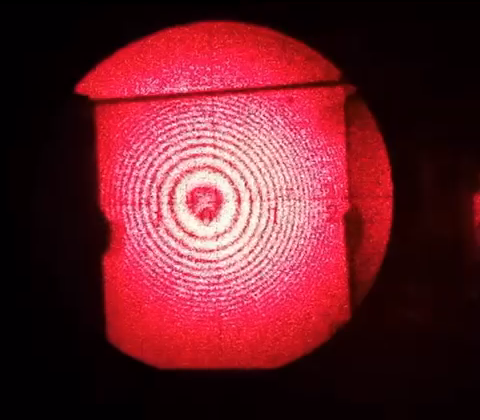
#> input picture frame 14 of 干涉实验.mp4, 480 x 420 px
$ python Michelson_Interferometer_CV_Video.py
#> lines starting #> are read from the running program, lines starting #| are printed output that depends on the picture; after the words box and inside, x2 and y2 are one past the last pixel; in counts of white or black regions, pixels touching at a corner belong together
# # -*- coding: utf-8 -*-
# # @Author : User Lee
# # @File : Michelson_Interferometer_Cv.py
#
# import cv2
# import numpy as np
# import matplotlib.pyplot as plt
#
#
# def process_video_with_markers(video_path):
#     cap = cv2.VideoCapture(video_path)
#
#     # 算法参数
#     brightness_history = []
#     counts = 0
#     state = "INIT"  # 状态机：INIT, LOOKING_FOR_PEAK, LOOKING_FOR_VALLEY
#
#     # 阈值设置（建议根据你的视频亮度动态调整）
#     # 也可以使用：threshold_high = np.mean(history) + np.std(history)
#     high_thresh = 180
#     low_thresh = 100
#
#     # 为了让标记明显，我们准备一个实时画布
#     plt.ion()  # 开启交互模式
#     fig, ax = plt.subplots(figsize=(10, 4))
#     line_raw, = ax.plot([], [], color='gray', alpha=0.3, label='Raw')
#     line_smooth, = ax.plot([], [], color='red', linewidth=2, label='AI Filtered')
#     ax.set_ylim(0, 255)
#     ax.legend()
#
#     frame_idx = 0
#     while cap.isOpened():
#         ret, frame = cap.read()
#         if not ret: break
#
#         # 1. 区域采样 (ROI)
#         gray = cv2.cvtColor(frame, cv2.COLOR_BGR2GRAY)
#         h, w = gray.shape
#         # 取中心点及其周围的小方块平均值，抗噪性更好
#         roi = gray[h // 2 - 5:h // 2 + 5, w // 2 - 5:w // 2 + 5]
#         curr_brightness = np.mean(roi)
#         brightness_history.append(curr_brightness)
#
#         # 2. 实时滤波 (简单移动平均，适合视频流)
#         window_size = 5
#         if len(brightness_history) > window_size:
#             smooth_val = np.mean(brightness_history[-window_size:])
#         else:
#             smooth_val = curr_brightness
#
#         # 3. 状态机计数逻辑 (识别 Fringe Peaks 和 Valleys)
#         # 相比简单的阈值，这种逻辑能防止在临界点反复跳变
#         marker_color = (0, 255, 0)  # 默认绿色
#         if state == "INIT":
#             state = "LOOKING_FOR_PEAK"
#
#         if state == "LOOKING_FOR_PEAK" and smooth_val > high_thresh:
#             counts += 1
#             state = "LOOKING_FOR_VALLEY"
#             marker_color = (0, 255, 255)  # 发现波峰时变黄
#
#         elif state == "LOOKING_FOR_VALLEY" and smooth_val < low_thresh:
#             state = "LOOKING_FOR_PEAK"
#             marker_color = (255, 0, 0)  # 发现波谷时变蓝
#
#         # 4. 视频画面上的“明显标记”
#         # 在中心画一个圆圈，颜色随状态改变
#         cv2.circle(frame, (int(w // 2.3), int(h // 2.05)), 20, marker_color, 2)
#         # 绘制巨大的计数文字
#         cv2.putText(frame, f"Fringe Count: {counts}", (50, 80),
#                     cv2.FONT_HERSHEY_SIMPLEX, 1.5, (0, 255, 0), 3)
#         # 状态文字
#         cv2.putText(frame, f"State: {state}", (50, 130),
#                     cv2.FONT_HERSHEY_SIMPLEX, 0.7, marker_color, 2)
#
#         # 5. 更新实时曲线图
#         if frame_idx % 2 == 0:  # 每2帧更新一次图表，节省性能
#             line_raw.set_data(range(len(brightness_history)), brightness_history)
#             line_smooth.set_data(range(len(brightness_history)),
#                                  [np.mean(brightness_history[max(0, i - 5):i + 1]) for i in
#                                   range(len(brightness_history))])
#             ax.set_xlim(max(0, frame_idx - 100), frame_idx + 10)  # 窗口随时间滑动
#             fig.canvas.draw()
#             fig.canvas.flush_events()
#
#         cv2.imshow('AI Fringe Detector', frame)
#         frame_idx += 1
#
#         if cv2.waitKey(1) & 0xFF == ord('q'): break
#
#     cap.release()
#     cv2.destroyAllWindows()
#     plt.ioff()
#     plt.show()
#
#
# # 调用
# process_video_with_markers('干涉实验.mp4')


import cv2
import numpy as np


def process_video_with_markers(video_path):
#> called with video_path = '干涉实验.mp4'
    cap = cv2.VideoCapture(video_path)

    counts = 0
    state = "LOOKING_FOR_PEAK"
    brightness_history = []

    # --- 调整参数 ---
    offset_x = -20  # 负数向左挪，正数向右挪。请根据实际画面调整这个值
    offset_y = 0  # 如果上下也歪了，可以调这个
    window_size = 30

    while cap.isOpened():
        ret, frame = cap.read()
#> frame is the input picture: shape (420, 480, 3); mean B, G, R 42.3, 33.5, 103.7
        if not ret: break

        gray = cv2.cvtColor(frame, cv2.COLOR_BGR2GRAY)
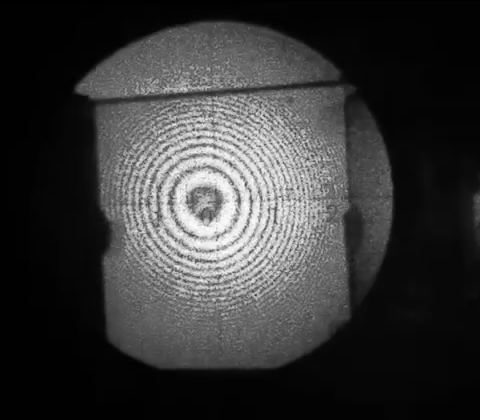
#> gray: shape (420, 480); min 0, max 254, mean 55.5

        # 1. 自动寻找光圈中心
        _, thresh_img = cv2.threshold(gray, 150, 255, cv2.THRESH_BINARY)
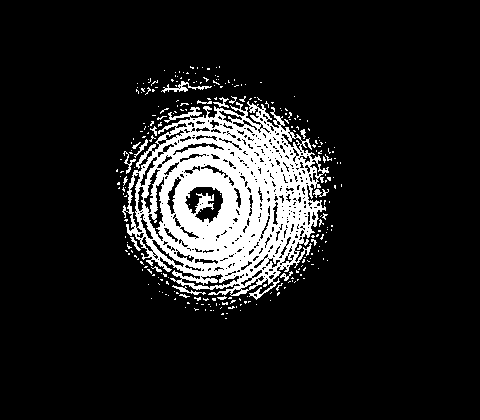
#> thresh_img: shape (420, 480); 11.7% white; 262 white regions (243 under 20 px), largest, box (x1, y1, x2, y2) and area: (122, 101, 329, 300) 21595, (161, 81, 212, 93) 171, (172, 285, 206, 295) 88
        M = cv2.moments(thresh_img)
#> M = moments, m00 5999130, centre m10/m00, m01/m00 = (226.7, 197.8)
        if M["m00"] != 0:
            # 计算基础圆心并叠加手动偏移
            center_x = int(M["m10"] / M["m00"]) + offset_x
#> center_x = 206
            center_y = int(M["m01"] / M["m00"]) + offset_y
#> center_y = 197
        else:
            h, w = gray.shape
            center_x = int(w // 2) + offset_x
            center_y = int(h // 2) + offset_y

        # 2. 采样并记录亮度 (确保采样坐标不越界)
        h_img, w_img = gray.shape
#> h_img = 420; w_img = 480
        cx = max(5, min(w_img - 5, center_x))
#> cx = 206
        cy = max(5, min(h_img - 5, center_y))
#> cy = 197

        roi = gray[cy - 5:cy + 5, cx - 5:cx + 5]
        curr_brightness = np.mean(roi)
#> curr_brightness = 157.4
        brightness_history.append(curr_brightness)

        # 3. 自适应阈值计算
        if len(brightness_history) > window_size:
            recent_data = brightness_history[-window_size:]
            b_max, b_min = np.max(recent_data), np.min(recent_data)
            dynamic_high = b_min + (b_max - b_min) * 0.7
            dynamic_low = b_min + (b_max - b_min) * 0.3
            smooth_val = np.mean(brightness_history[-5:])

            # 4. 计数逻辑
            marker_color = (0, 255, 0)
            if state == "LOOKING_FOR_PEAK" and smooth_val > dynamic_high:
                counts += 1
                state = "LOOKING_FOR_VALLEY"
                marker_color = (0, 255, 255)
            elif state == "LOOKING_FOR_VALLEY" and smooth_val < dynamic_low:
                state = "LOOKING_FOR_PEAK"
                marker_color = (255, 0, 0)
        else:
            marker_color = (128, 128, 128)

        # 5. 绘制
        cv2.circle(frame, (center_x, center_y), 30, marker_color, 3)
        cv2.putText(frame, f"Fringe Count: {counts}", (50, 80),
                    cv2.FONT_HERSHEY_SIMPLEX, 1.5, (0, 255, 0), 4)
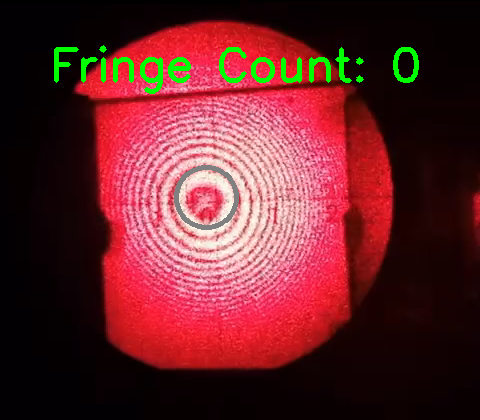
#> frame: shape (420, 480, 3); mean B, G, R 41.2, 37.5, 100.2

        cv2.imshow('Manual Offset Adjustment', frame)
        if cv2.waitKey(20) & 0xFF == ord('q'): break
#> (key q is pressed here)

    cap.release()
    cv2.destroyAllWindows()


process_video_with_markers('干涉实验.mp4')

$ run again, starting later in the video
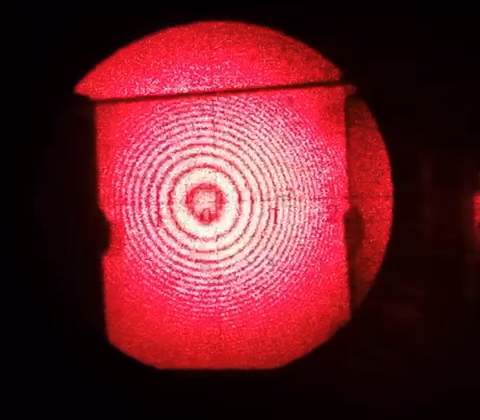
#> input picture frame 63 of 干涉实验.mp4, 480 x 420 px
#> in process_video_with_markers, frame is the input picture: shape (420, 480, 3); mean B, G, R 42.1, 33.6, 103.4
#> in process_video_with_markers, `_, thresh_img = cv2.threshold(gray, 150, 255, cv2.THRESH_BINARY)`:
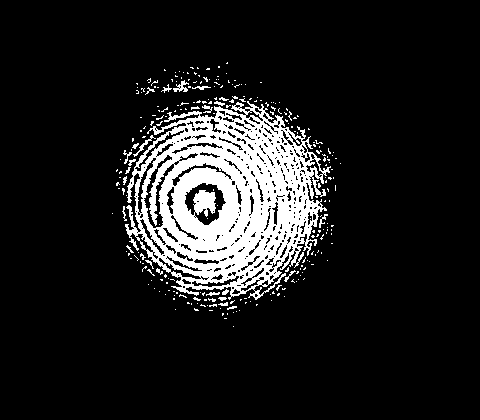
#> thresh_img: shape (420, 480); 11.9% white; 262 white regions (238 under 20 px), largest, box (x1, y1, x2, y2) and area: (125, 101, 331, 300) 22134, (173, 80, 189, 92) 87, (133, 135, 156, 157) 74
#> M = moments, m00 6112605, centre m10/m00, m01/m00 = (226.5, 197.8)
#> center_x = 206
#> center_y = 197
#> cx = 206
#> cy = 197
#> curr_brightness = 196
#> in process_video_with_markers, `cv2.putText(frame, f"Fringe Count: {counts}", (50, 80), cv2.FONT_HERSH..`:
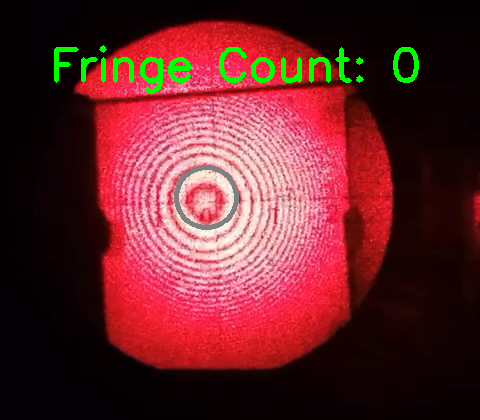
#> frame: shape (420, 480, 3); mean B, G, R 41, 37.5, 100

$ run again, starting later in the video
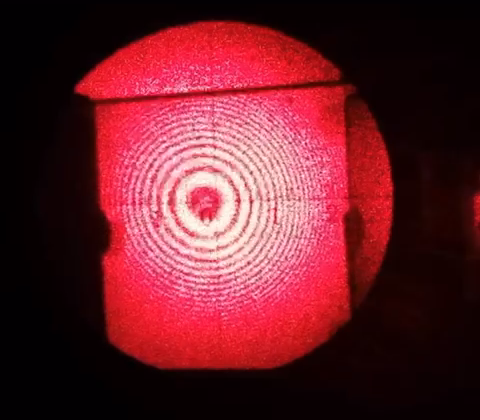
#> input picture frame 112 of 干涉实验.mp4, 480 x 420 px
#> in process_video_with_markers, frame is the input picture: shape (420, 480, 3); mean B, G, R 42.2, 33.5, 103.8
#> in process_video_with_markers, `_, thresh_img = cv2.threshold(gray, 150, 255, cv2.THRESH_BINARY)`:
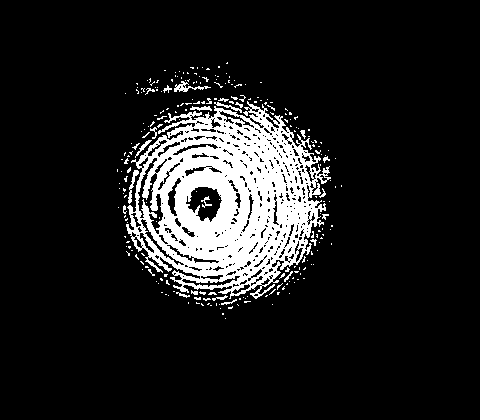
#> thresh_img: shape (420, 480); 11.9% white; 241 white regions (217 under 20 px), largest, box (x1, y1, x2, y2) and area: (126, 101, 331, 299) 21982, (174, 81, 211, 92) 138, (128, 170, 139, 204) 109
#> M = moments, m00 6101130, centre m10/m00, m01/m00 = (226.9, 197.8)
#> center_x = 206
#> center_y = 197
#> cx = 206
#> cy = 197
#> curr_brightness = 130.6
#> in process_video_with_markers, `cv2.putText(frame, f"Fringe Count: {counts}", (50, 80), cv2.FONT_HERSH..`:
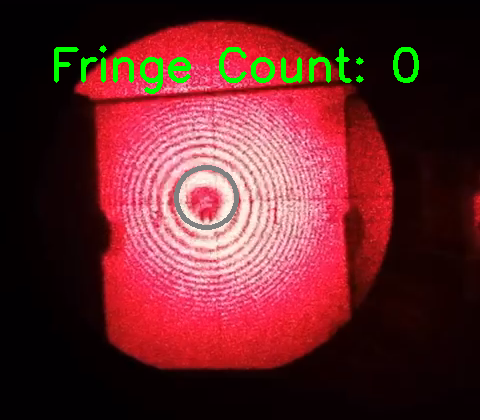
#> frame: shape (420, 480, 3); mean B, G, R 41.1, 37.5, 100.4
